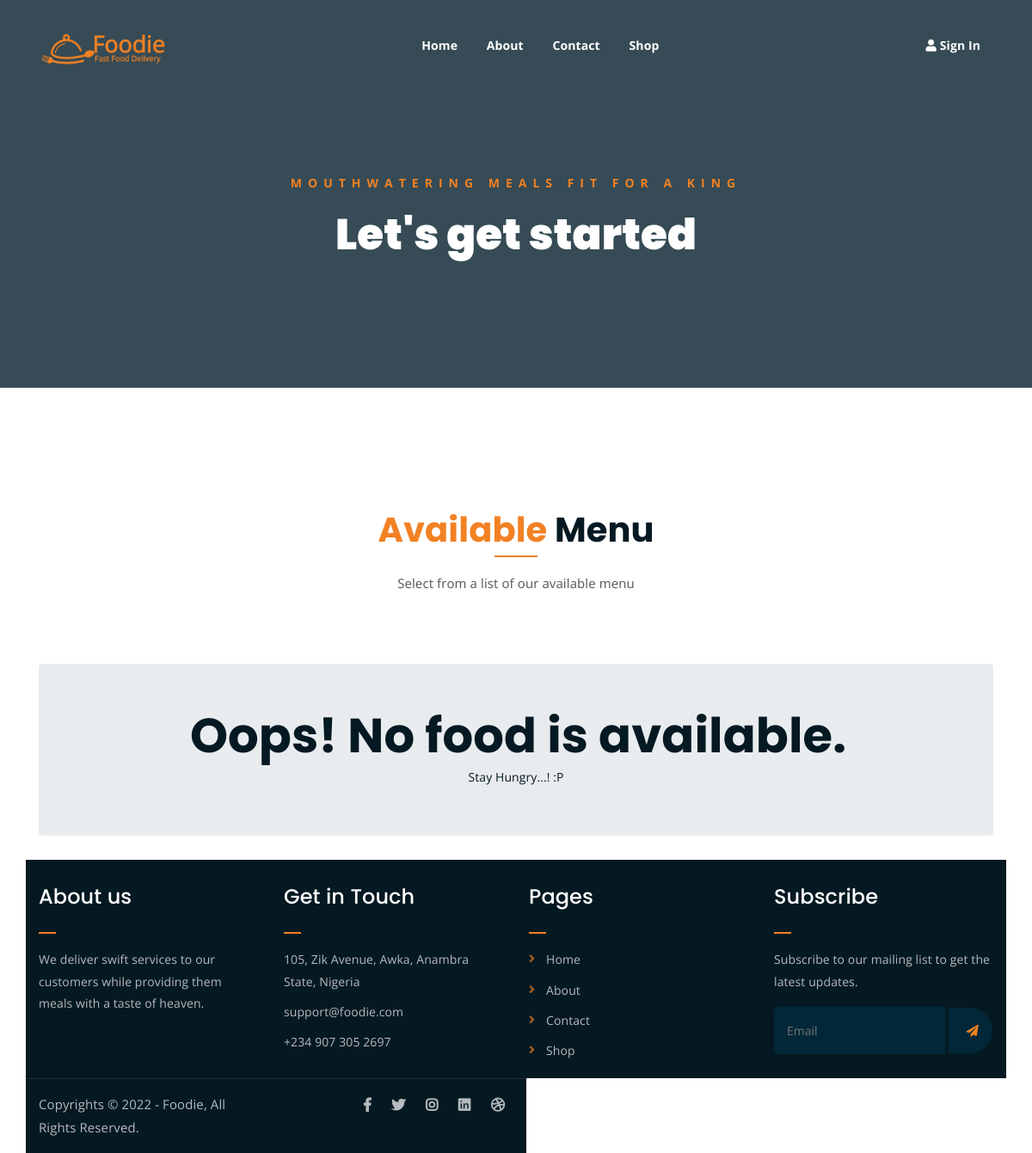
The page /shop2.php?userid=RES264 on the database as committed earlier.
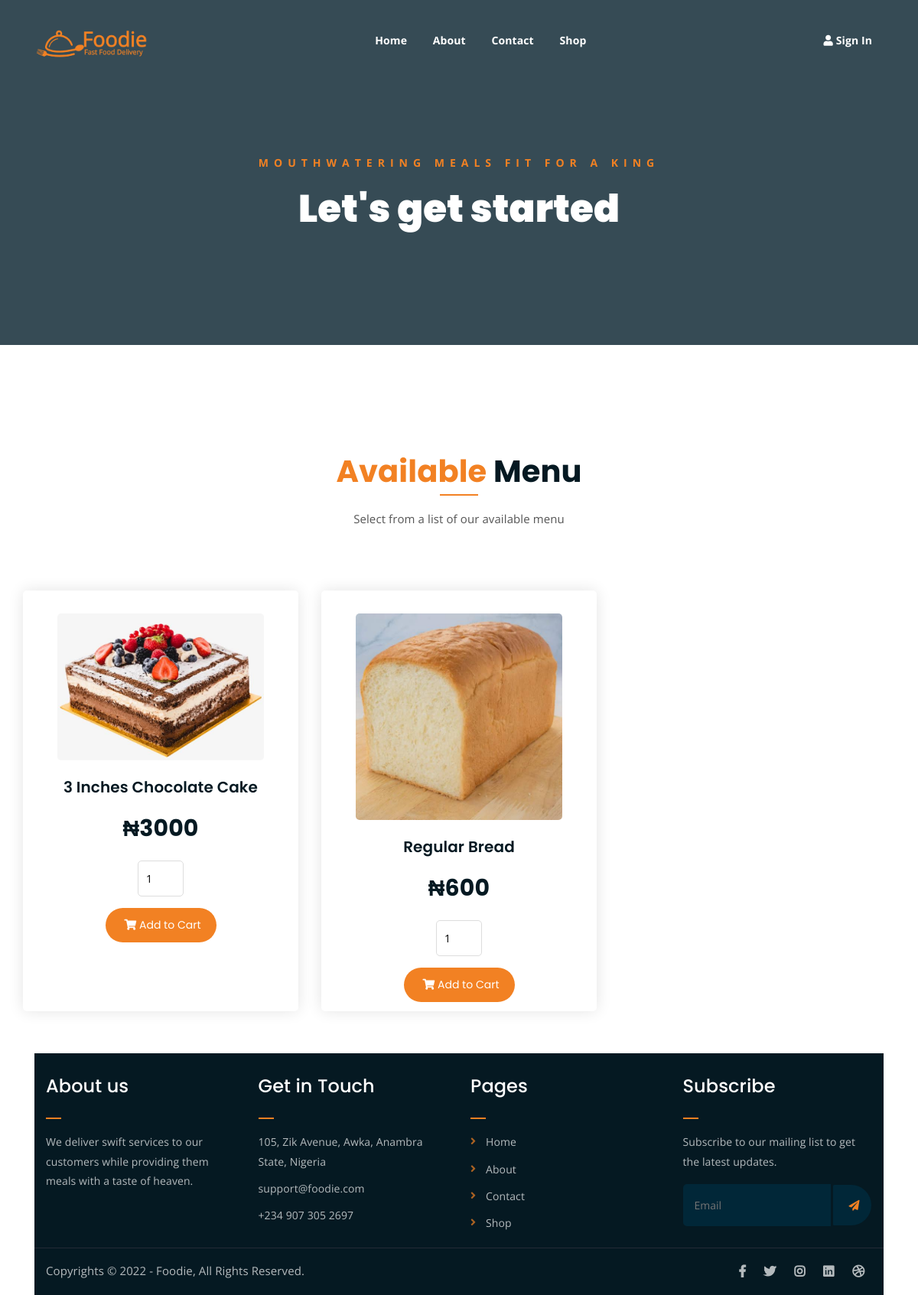
The same page on the database as committed later.
### tables this page shows
CREATE TABLE `menu` (
  `id` int(11) NOT NULL,
  `menuid` varchar(150) NOT NULL,
  `name` varchar(210) NOT NULL,
  `pic` varchar(250) NOT NULL,
  `price` int(11) NOT NULL,
  `userid` varchar(100) NOT NULL,
  `updated_at` timestamp NOT NULL DEFAULT current_timestamp() ON UPDATE current_timestamp()
);

### shop2.php (the view, shortened to what this page needs)
<?php
include ('header.php');
?>
	<div class="breadcrumb-section breadcrumb-bg">
		<div class="container">
			<div class="row">
				<div class="col-lg-8 offset-lg-2 text-center">
					<div class="breadcrumb-text">
						<p>mouthwatering meals fit for a king </p>
						<h1>Let's get started</h1>
					</div>
				</div>
			</div>
		</div>
	</div>
	<div class="product-section mt-150 mb-150">
		<div class="container">
			<div class="row">
				<div class="col-lg-8 offset-lg-2 text-center">
					<div class="section-title">
						<h3><span class="orange-text">Available</span> Menu</h3>
						<p>Select from a list of our available menu</p>
					</div>
				</div>
			</div>
			<div class="row">
			<?php
			require 'connection.php';
			$config = new mysqli ($host, $user, $pwd, $database);
			if(isset($_GET['userid'])){
				$userid = $_GET['userid'];
				$query2  = "SELECT * FROM menu WHERE userid = '$userid' ORDER BY name ASC";
                $result2 = $config->query($query2);
                if($result2->num_rows > 0){
					$count=0;
                  while($row = $result2 -> fetch_array()){
					if ($count == 0)
					 echo "<div class='row'>";
					 ?>
				<div class="col-lg-4 col-md-6 text-center">
					<div class="single-product-item">
						<form method ="POST" action="cart.php?action=add&menuid=<?php echo $row["menuid"]; ?>">
						<div class="product-image">
						<?php echo "<a class='pic' href='#'><img src="."assets/img/".$row['pic']."></a>"; ?></div>
						<h3><?php echo $row['name']?></h3>
						<p class="product-price">&#8358;<?php echo $row['price']?></p>
						<input type="number"  min="1" max="25" name="quantity" class="product-price" value="1" style="width: 60px;"> </h5>
						<br>
						<button type="submit" name="add" class="cart-btn" ><i class='fas fa-shopping-cart'></i> Add to Cart</button>
						</form>
					</div>
				</div>
			<?php
$count++;
}
?>
	</div>
</div>
<?php
}
else
{
  ?>
  <div class="container">
    <div class="jumbotron">
      <center>
         <label style="margin-left: 5px;color: red;"> <h1>Oops! No food is available.</h1> </label>
        <p>Stay Hungry...! :P</p>
      </center>
    </div>
  </div>
  <?php
}
			}
?>
<?php
include ('footer.php');
?>

Rows that differ between the two databases and show on the page:
added menu: pic (picture), name "3 Inches Chocolate Cake", price "3000"
added menu: pic (picture), name "Regular Bread", price "600"
Other text that changed with them:
text no longer shown: "Oops! No food is available. Stay Hungry...! :P"
